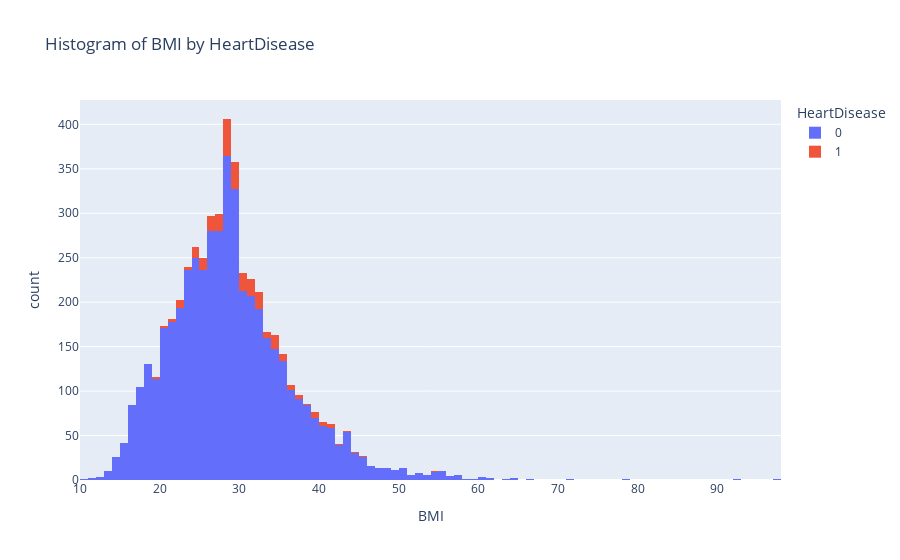

The notebook cell this image was saved under:
### Code cell
hd_bmi_fig = px.histogram(data, x = "BMI", color= "HeartDisease", nbins=100, title = "Histogram of BMI by HeartDisease")
hd_bmi_fig.show()

### Figure 1 — Plotly figure (JSON) as saved in the notebook; plotly's stock layout.template omitted (floating-point values rounded to 4 significant figures; data arrays with more than 128 entries replaced by an {"elided": "..."} marker saying what was removed)
{"data": [{"alignmentgroup": "True", "bingroup": "x", "hovertemplate": "HeartDisease=0<br>BMI=%{x}<br>count=%{y}<extra></extra>", "legendgroup": "0", "marker": {"color": "#636efa", "pattern": {"shape": ""}}, "name": "0", "nbinsx": 100, "offsetgroup": "0", "orientation": "v", "showlegend": true, "type": "histogram", "x": {"elided": "4833 float values"}, "xaxis": "x", "yaxis": "y"}, {"alignmentgroup": "True", "bingroup": "x", "hovertemplate": "HeartDisease=1<br>BMI=%{x}<br>count=%{y}<extra></extra>", "legendgroup": "1", "marker": {"color": "#EF553B", "pattern": {"shape": ""}}, "name": "1", "nbinsx": 100, "offsetgroup": "1", "orientation": "v", "showlegend": true, "type": "histogram", "x": {"elided": "276 float values"}, "xaxis": "x", "yaxis": "y"}], "layout": {"barmode": "relative", "legend": {"title": {"text": "HeartDisease"}, "tracegroupgap": 0}, "title": {"text": "Histogram of BMI by HeartDisease"}, "xaxis": {"anchor": "y", "domain": [0, 1], "title": {"text": "BMI"}}, "yaxis": {"anchor": "x", "domain": [0, 1], "title": {"text": "count"}}}}
